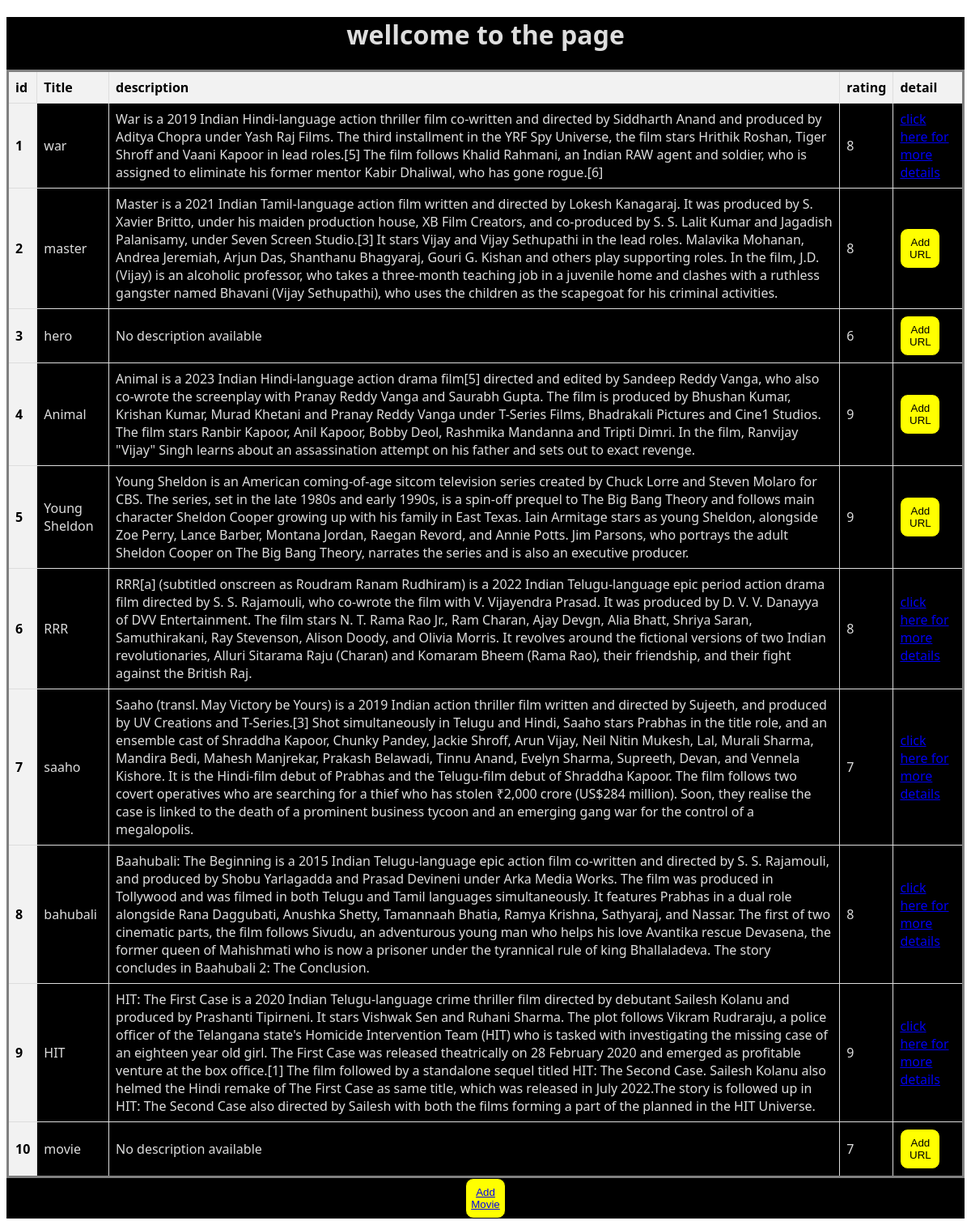
The app's page / (signed in) with its own data.
### movies/models.py (models this page shows, shortened)
class Movies(models.Model):
    title = models.CharField(max_length=255)
    description = models.TextField(default='No description available')
    rating = models.IntegerField()
    urls = models.URLField(unique=True, null=True , blank=True)

### movies/views.py (the view)
# urls.py: path('',index,name="index"),
@login_required(login_url='user_login')
def index(request):
    obj = Movies.objects.all()
    context = {
        "obj":obj
    }
    return render(request,"index.html",context)

### movies/templates/index.html (shortened to what this page needs)
<!DOCTYPE html>
{% load static %}
<html>
  <head>
  </head>
  <body>
    <div class="container">
        <h1 style = "text-align: center;">wellcome to the page</h1>
        <table class="table" style="text-align: center; border-style: solid;">
            <thead class="thead-dark">
              <tr>
                <th scope="col">id</th>
                <th scope="col">Title</th>
                <th scope="col">description</th>
                <th scope ="col">rating</th>
                <th scope="col">detail</th>
              </tr>
            </thead>
            {% for i in obj %}
            <tbody>
              <tr>
                <th scope="row">{{i.id}}</th>
                <td>{{i.title}}</td>
                <td>{{i.description}}</td>
                <td>{{i.rating}}</td>
                {%if i.urls%}
                <td><a href="{{i.urls}}" target="_blank">click here for more details</td>
                {%else%}
                <td>
                <form method="post">
                    <button type="submit">Add URL</button></td>
                {%endif%}
              </tr>
            </tbody>
            {% endfor %}
          </table>
          <div class="center-container">
          <button class="center-button"><a href="{% url 'add_movie' %}">Add Movie</a></button>
        </div>
    </div>
  </body>
</html>

### movies/templates/index.html (style rules this page uses)
table { width: 100%; border-collapse: collapse; margin-top: 20px; }
th, td { border: 1px solid #dddddd; text-align: left; padding: 8px; }
th { background-color: #f2f2f2; color: black; }
button { background-color: yellow; width: 50px; height: 50px; border-radius: 10px; border: 1px solid black; transition: box-shadow 0.3s ease-in-out; }
.container { background-color: black; font-family: system-ui, -apple-system, BlinkMacSystemFont, 'Segoe UI', Roboto, Oxygen, Ubuntu, Cantarell, 'Open Sans', 'Helvetica Neue', sans-serif; font-style: bold; color: #dddddd; }
.center-button { margin: auto; }
.center-container { text-align: center; }

### records on screen
Movies: id "1", title "war", description "War is a 2019 Indian Hindi-language action thriller film co-written and directed by Siddharth Anand and produced by Aditya Chopra under Yash Raj Films. The third installment in the YRF Spy Universe, the film stars Hrithik Roshan, Tiger Shroff and Vaani Kapoor in lead roles.[5] The film follows Khalid Rahmani, an Indian RAW agent and soldier, who is assigned to eliminate his former mentor Kabir Dhaliwal, who has gone rogue.[6]", rating "8"
Movies: id "2", title "master", description "Master is a 2021 Indian Tamil-language action film written and directed by Lokesh Kanagaraj. It was produced by S. Xavier Britto, under his maiden production house, XB Film Creators, and co-produced by S. S. Lalit Kumar and Jagadish Palanisamy, under Seven Screen Studio.[3] It stars Vijay and Vijay Sethupathi in the lead roles. Malavika Mohanan, Andrea Jeremiah, Arjun Das, Shanthanu Bhagyaraj, Gouri G. Kishan and others play supporting roles. In the film, J.D. (Vijay) is an alcoholic professor, who takes a three-month teaching job in a juvenile home and clashes with a ruthless gangster named Bhavani (Vijay Sethupathi), who uses the children as the scapegoat for his criminal activities.", rating "8", shows "Add URL"
Movies: id "3", title "hero", description "No description available", rating "6", shows "Add URL"
Movies: id "4", title "Animal", description "Animal is a 2023 Indian Hindi-language action drama film[5] directed and edited by Sandeep Reddy Vanga, who also co-wrote the screenplay with Pranay Reddy Vanga and Saurabh Gupta. The film is produced by Bhushan Kumar, Krishan Kumar, Murad Khetani and Pranay Reddy Vanga under T-Series Films, Bhadrakali Pictures and Cine1 Studios. The film stars Ranbir Kapoor, Anil Kapoor, Bobby Deol, Rashmika Mandanna and Tripti Dimri. In the film, Ranvijay \"Vijay\" Singh learns about an assassination attempt on his father and sets out to exact revenge.", rating "9", shows "Add URL"
Movies: id "5", title "Young Sheldon", description "Young Sheldon is an American coming-of-age sitcom television series created by Chuck Lorre and Steven Molaro for CBS. The series, set in the late 1980s and early 1990s, is a spin-off prequel to The Big Bang Theory and follows main character Sheldon Cooper growing up with his family in East Texas. Iain Armitage stars as young Sheldon, alongside Zoe Perry, Lance Barber, Montana Jordan, Raegan Revord, and Annie Potts. Jim Parsons, who portrays the adult Sheldon Cooper on The Big Bang Theory, narrates the series and is also an executive producer.", rating "9", shows "Add URL"
Movies: id "6", title "RRR", description "RRR[a] (subtitled onscreen as Roudram Ranam Rudhiram) is a 2022 Indian Telugu-language epic period action drama film directed by S. S. Rajamouli, who co-wrote the film with V. Vijayendra Prasad. It was produced by D. V. V. Danayya of DVV Entertainment. The film stars N. T. Rama Rao Jr., Ram Charan, Ajay Devgn, Alia Bhatt, Shriya Saran, Samuthirakani, Ray Stevenson, Alison Doody, and Olivia Morris. It revolves around the fictional versions of two Indian revolutionaries, Alluri Sitarama Raju (Charan) and Komaram Bheem (Rama Rao), their friendship, and their fight against the British Raj.", rating "8"
Movies: id "7", title "saaho", description "Saaho (transl. May Victory be Yours) is a 2019 Indian action thriller film written and directed by Sujeeth, and produced by UV Creations and T-Series.[3] Shot simultaneously in Telugu and Hindi, Saaho stars Prabhas in the title role, and an ensemble cast of Shraddha Kapoor, Chunky Pandey, Jackie Shroff, Arun Vijay, Neil Nitin Mukesh, Lal, Murali Sharma, Mandira Bedi, Mahesh Manjrekar, Prakash Belawadi, Tinnu Anand, Evelyn Sharma, Supreeth, Devan, and Vennela Kishore. It is the Hindi-film debut of Prabhas and the Telugu-film debut of Shraddha Kapoor. The film follows two covert operatives who are searching for a thief who has stolen ₹2,000 crore (US$284 million). Soon, they realise the case…", rating "7"
Movies: id "8", title "bahubali", description "Baahubali: The Beginning is a 2015 Indian Telugu-language epic action film co-written and directed by S. S. Rajamouli, and produced by Shobu Yarlagadda and Prasad Devineni under Arka Media Works. The film was produced in Tollywood and was filmed in both Telugu and Tamil languages simultaneously. It features Prabhas in a dual role alongside Rana Daggubati, Anushka Shetty, Tamannaah Bhatia, Ramya Krishna, Sathyaraj, and Nassar. The first of two cinematic parts, the film follows Sivudu, an adventurous young man who helps his love Avantika rescue Devasena, the former queen of Mahishmati who is now a prisoner under the tyrannical rule of king Bhallaladeva. The story concludes in Baahubali 2: The…", rating "8"
Movies: id "9", title "HIT", description "HIT: The First Case is a 2020 Indian Telugu-language crime thriller film directed by debutant Sailesh Kolanu and produced by Prashanti Tipirneni. It stars Vishwak Sen and Ruhani Sharma. The plot follows Vikram Rudraraju, a police officer of the Telangana state's Homicide Intervention Team (HIT) who is tasked with investigating the missing case of an eighteen year old girl. The First Case was released theatrically on 28 February 2020 and emerged as profitable venture at the box office.[1] The film followed by a standalone sequel titled HIT: The Second Case. Sailesh Kolanu also helmed the Hindi remake of The First Case as same title, which was released in July 2022.The story is followed up in…", rating "9"
Movies: id "10", title "movie", description "No description available", rating "7", shows "Add URL"
